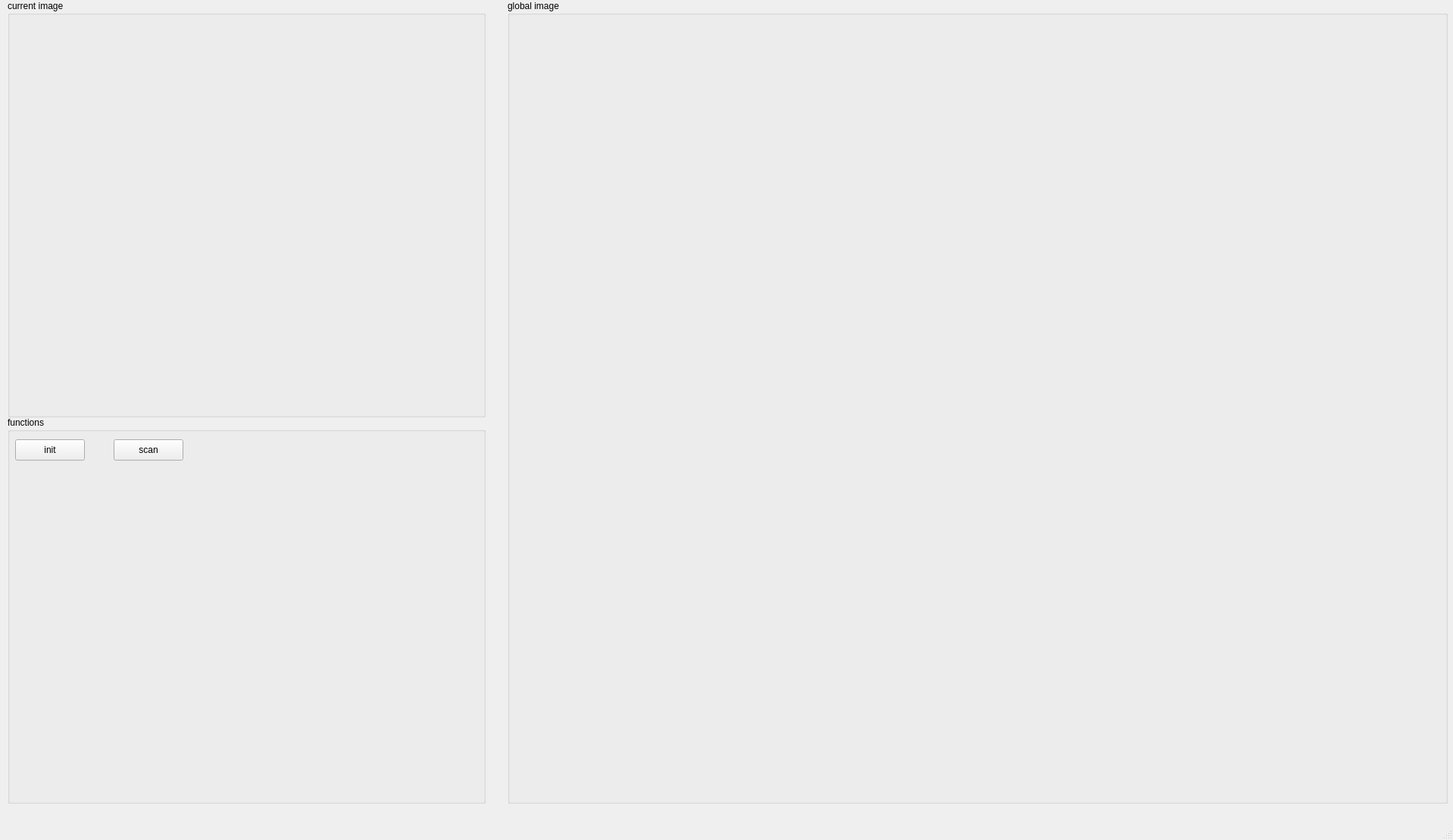
<?xml version="1.0" encoding="UTF-8"?>
<ui version="4.0">
 <class>MainWindow</class>
 <widget class="QMainWindow" name="MainWindow">
  <property name="geometry">
   <rect>
    <x>0</x>
    <y>0</y>
    <width>1918</width>
    <height>1109</height>
   </rect>
  </property>
  <property name="windowTitle">
   <string>MainWindow</string>
  </property>
  <widget class="QWidget" name="centralwidget">
   <widget class="QGroupBox" name="groupBoxImg">
    <property name="geometry">
     <rect>
      <x>10</x>
      <y>0</y>
      <width>631</width>
      <height>551</height>
     </rect>
    </property>
    <property name="title">
     <string>current image</string>
    </property>
    <widget class="QLabel" name="labelImg">
     <property name="geometry">
      <rect>
       <x>10</x>
       <y>30</y>
       <width>612</width>
       <height>512</height>
      </rect>
     </property>
     <property name="text">
      <string/>
     </property>
    </widget>
   </widget>
   <widget class="QGroupBox" name="groupBoxGImg">
    <property name="geometry">
     <rect>
      <x>670</x>
      <y>0</y>
      <width>1241</width>
      <height>1061</height>
     </rect>
    </property>
    <property name="title">
     <string>global image</string>
    </property>
    <widget class="QLabel" name="labelGImg">
     <property name="geometry">
      <rect>
       <x>10</x>
       <y>30</y>
       <width>1224</width>
       <height>1024</height>
      </rect>
     </property>
     <property name="text">
      <string/>
     </property>
    </widget>
   </widget>
   <widget class="QGroupBox" name="groupBoxFun">
    <property name="geometry">
     <rect>
      <x>10</x>
      <y>550</y>
      <width>631</width>
      <height>511</height>
     </rect>
    </property>
    <property name="title">
     <string>functions</string>
    </property>
    <widget class="QPushButton" name="pushButtonScan">
     <property name="geometry">
      <rect>
       <x>140</x>
       <y>30</y>
       <width>92</width>
       <height>28</height>
      </rect>
     </property>
     <property name="text">
      <string>scan</string>
     </property>
    </widget>
    <widget class="QPushButton" name="pushButtonInit">
     <property name="geometry">
      <rect>
       <x>10</x>
       <y>30</y>
       <width>92</width>
       <height>28</height>
      </rect>
     </property>
     <property name="text">
      <string>init</string>
     </property>
    </widget>
   </widget>
  </widget>
  <widget class="QMenuBar" name="menubar">
   <property name="geometry">
    <rect>
     <x>0</x>
     <y>0</y>
     <width>1918</width>
     <height>24</height>
    </rect>
   </property>
  </widget>
  <widget class="QStatusBar" name="statusbar"/>
 </widget>
 <resources/>
 <connections/>
</ui>
